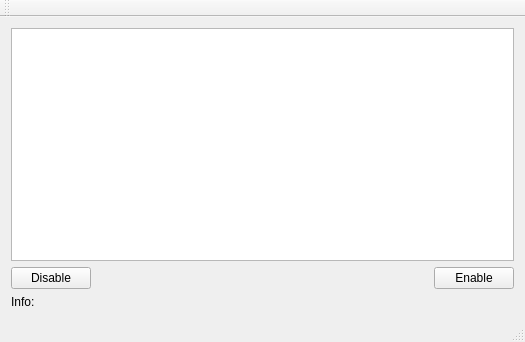
<?xml version="1.0" encoding="UTF-8"?>
<ui version="4.0">
 <class>MainWindow</class>
 <widget class="QMainWindow" name="MainWindow">
  <property name="geometry">
   <rect>
    <x>0</x>
    <y>0</y>
    <width>525</width>
    <height>342</height>
   </rect>
  </property>
  <property name="windowTitle">
   <string>MainWindow</string>
  </property>
  <widget class="QWidget" name="centralWidget">
   <layout class="QGridLayout" name="gridLayout">
    <item row="0" column="0">
     <layout class="QVBoxLayout" name="verticalLayout">
      <item>
       <widget class="QTableWidget" name="deviceTable"/>
      </item>
      <item>
       <layout class="QHBoxLayout" name="horizontalLayout">
        <item>
         <widget class="QPushButton" name="disableButton">
          <property name="text">
           <string>Disable</string>
          </property>
         </widget>
        </item>
        <item>
         <spacer name="horizontalSpacer">
          <property name="orientation">
           <enum>Qt::Horizontal</enum>
          </property>
          <property name="sizeHint" stdset="0">
           <size>
            <width>40</width>
            <height>20</height>
           </size>
          </property>
         </spacer>
        </item>
        <item>
         <widget class="QPushButton" name="enableButton">
          <property name="text">
           <string>Enable</string>
          </property>
         </widget>
        </item>
       </layout>
      </item>
      <item>
       <widget class="QLabel" name="infoLabel">
        <property name="text">
         <string>Info:</string>
        </property>
       </widget>
      </item>
     </layout>
    </item>
   </layout>
  </widget>
  <widget class="QMenuBar" name="menuBar">
   <property name="geometry">
    <rect>
     <x>0</x>
     <y>0</y>
     <width>525</width>
     <height>20</height>
    </rect>
   </property>
  </widget>
  <widget class="QToolBar" name="mainToolBar">
   <attribute name="toolBarArea">
    <enum>TopToolBarArea</enum>
   </attribute>
   <attribute name="toolBarBreak">
    <bool>false</bool>
   </attribute>
  </widget>
  <widget class="QStatusBar" name="statusBar"/>
 </widget>
 <layoutdefault spacing="6" margin="11"/>
 <resources/>
 <connections/>
</ui>
